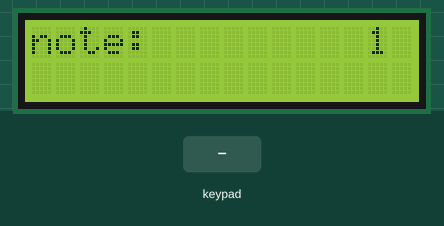
Simulated run of this program. Board: Arduino Nano, built with avr-gcc and run on an emulated ATmega328P. Parts: 16×2 character LCD. Wiring (inferred from the names in the program): 5×5 keypad (labels assumed): rows pin 14, pin 15, pin 16, pin 17, pin 18; columns pin 2, pin 3, pin 4, pin 5, pin 6. The test bench sets the inputs (shaded band). MIDI output is not drawn.

Above: at 2.2 s.
2.3 s: keypad keys 2 3 4 5 6 pressed 0.4 s apart
At 2.5 s:
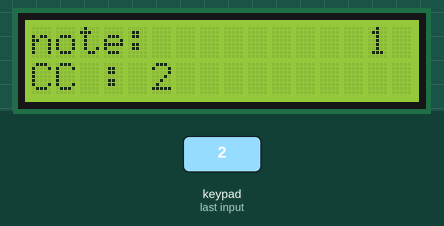
5.8 s: key '2' pressed
At 6.3 s:
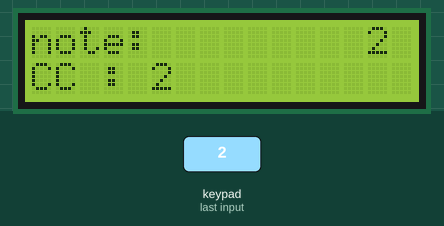
7.3 s: key '3' pressed
At 8.5 s:
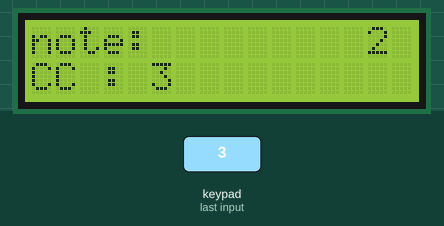
8.8 s: keypad keys 2 3 4 5 6 A pressed 0.4 s apart
At 11.4 s:
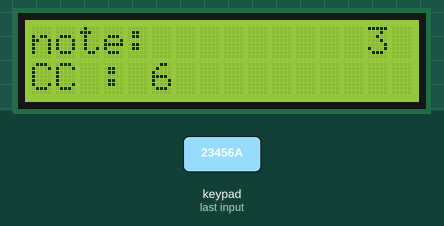
12.7 s: key '1' pressed
At 13.9 s:
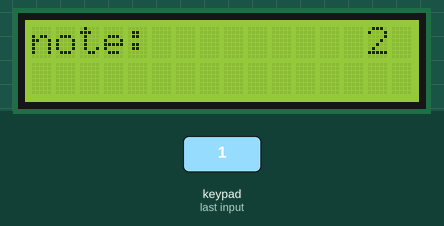
14.2 s: key '4' pressed
At 15.2 s:
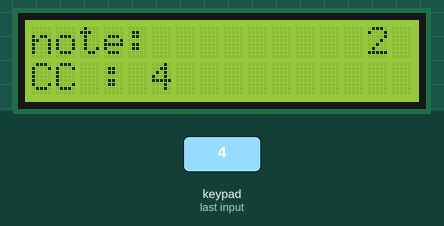
Timing chart, 0 to 16.7 s (numbered marks = the images above; inputs shaded):
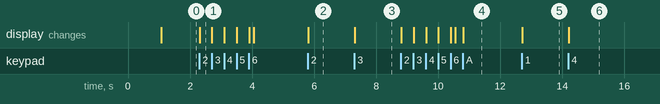

Measured:
- after the input at 2.3 s, the display: changes at once (image 1)
- after the input at 5.8 s, the display: changes at once (image 2)
- after the input at 7.3 s, the display: changes at once (image 3)
- after the input at 8.8 s, the display: first changes at once (image 4 shows a later state)
- after the input at 12.7 s, the display: changes at once (image 5)
- after the input at 14.2 s, the display: changes at once (image 6)

The program:

main.cpp
```cpp
#include <Arduino.h>
#include <LiquidCrystal.h>
#include <MIDI.h>
#include "Clavier.h"
#include "keysDefine.h"
#include "midiMSG.h"

MIDI_CREATE_DEFAULT_INSTANCE();
byte pinX[5]={14,15,16,17,18};
byte pinY[5]={2,3,4,5,6};

LiquidCrystal lcd(12,11,10,9,8,7);
Clavier pad(5,5,pinX,pinY);
byte oldValue=0,currentState=0,notePressed;
bool occuped=false;
byte page=1;
byte valeurSorties[8][5][5]={};
/////////////////////////////////////////
void afficher(byte valeur);
void delRow(bool row);
bool isOccupied();
void incPage();
void decPage();
void updatePageNumber();
void afficherNote(byte note);
void initPadPages();
//////////////////////////////////////////
void setup() {
  //pad.init(valeurSorties);
  //updatePageNumber();
  lcd.begin(16, 2);
  lcd.clear();
  lcd.setCursor(0, 0);
  MIDI.begin(1);
  Serial.begin(115200);
  lcd.clear();
  lcd.setCursor(0,1);
  lcd.clear();
  lcd.setCursor(5, 0);
  lcd.print("hello");
  lcd.setCursor(0, 1);
  lcd.print(" pad controller ");
  delay(1000);
  lcd.clear();
  afficherNote(0);
  initPadPages();
  updatePageNumber();
}
//////////////////////////////////////////
void loop() {
  currentState=pad.saisie();
  delay(2);/// for debouncing
  if(currentState!=oldValue){
    if(currentState!=0){
      notePressed=currentState;
      if(currentState>=10&&!occuped){
        afficherNote(notePressed);
        MIDI.sendNoteOn(notePressed, 127, 1);
        occuped=true;
      }
      else if(currentState<10){
        occuped=false;
        lcd.setCursor(0,1);
        delRow(1);

        switch (currentState) {
          case PAGE_DOWN:
            decPage();
            break;
          case CTRL2:
            MIDI.sendControlChange(14, 127, 0);
            break;
          case CTRL3:
            MIDI.sendControlChange(15,127,0);
            break;
          case CTRL4:
            MIDI.sendControlChange(16, 127, 0);
            break;
          case PAGE_UP:
            incPage();
            break;
          case CTRL6:
            MIDI.sendControlChange(13, 127, 0);
            break;
          case CTRL7:
            MIDI.sendControlChange(12,127,0);
            break;
          case STOP:
            MIDI.sendControlChange(11, 127, 0);
            break;
          case PLAY:
            MIDI.sendControlChange(10, 127, 0);
            break;
          default:
            delRow(1);
            break;
        }
        if(currentState!=PAGE_UP&&currentState!=PAGE_DOWN){
          afficher(currentState);
        }
      }
    }else if(currentState==0&&occuped){
      afficherNote(0);
      MIDI.sendNoteOff(notePressed, 0, 1);
      occuped=false;
    }
    oldValue=currentState;
  }
}


void delRow(bool row){
  for(int i=0;i<16;i++){
    lcd.setCursor(i, row);
    lcd.print(" ");
  }
}

void afficher(byte valeur){
  if(valeur){
    lcd.setCursor(0,1);
    lcd.print("CC : ");
    lcd.print(valeur);
  }else{
      delRow(1);
  }
}

bool isOccupied(){
  return occuped;
}

void incPage(){
  if(page<numOfPages){
    page++;
  }
  updatePageNumber();
}

void decPage(){
  if(page>1){
    page--;
  }
  updatePageNumber();
}

void updatePageNumber(){
  lcd.setCursor(14,0);
  lcd.print(page);
  byte newTab[5][5];
  for(int i=0;i<5;i++){
    for(int j=0;j<5;j++){
      newTab[i][j]=valeurSorties[page-1][i][j];
    }
  }
  pad.init(newTab);
}

void afficherNote(byte note){
  lcd.setCursor(0, 0);
  lcd.print("note: ");
  lcd.setCursor(5,0);
  lcd.print("   ");
  lcd.setCursor(5, 0);
  if(note!=0){
    if(note<100){
      lcd.print(" ");
      lcd.print(note);
    }else{
      lcd.print(note);
    }
  }else{
    lcd.print("   ");
  }
}


void initPadPages(){
  byte fRank[5]={};
    for(byte i=0;i<5;i++){
        fRank[i]=i;
    }
    for(byte i=0,num=10;i<numOfPages;i++){
        for(byte l=0;l<5;l++){
            valeurSorties[i][0][l]=fRank[l]+1;
        }
        for(byte l=1;l<5;l++){
            for(byte c=0;c<4;c++,num++){
                valeurSorties[i][l][c]=num;
            }
            valeurSorties[i][l][4]=l+5;
        }
    }
}
```

pad.cpp
```cpp

```

keysDefine.cpp
```cpp
#include "keysDefine.h"
```

keysDefine.h
```cpp
#include <Arduino.h>
#define numOfPages 7
#define PAGE_DOWN 1
#define CTRL2 2
#define CTRL3 3
#define CTRL4 4
#define PAGE_UP 5
#define CTRL6 6
#define CTRL7 7
#define STOP 8
#define PLAY 9
/*
byte valeurSorties[numOfPages][5][5] ={
  {// scene1  //
    { 1 , 2 , 3 , 4 , 5 },
    { 96, 97, 98, 99, 6 },
    {100,101,102,103, 7 },
    {104,105,106,107, 8 },
    {108,109,110,111, 9 }
  },
  {// scene2  //
    { 1 , 2 , 3 , 4 , 5 },
    {112,113,114,115, 6 },
    {116,117,118,119, 7 },
    {120,121,122,123, 8 },
    {124,125,126,127, 9 }
  },
  {// scene3  //
    { 1 , 2 , 3 , 4 , 5 },
    { 21, 22, 23, 24, 6 },
    { 25, 26, 27, 28, 7 },
    { 29, 30, 31, 32, 8 },
    { 33, 34, 35, 36, 9 }
  },
  {// scene4 //
    { 1 , 2 , 3 , 4 , 5 },
    { 37, 38, 39, 40, 6 },
    { 41, 42, 43, 44, 7 },
    { 45, 46, 47, 48, 8 },
    { 49, 50, 51, 52, 9 }
  }
};
*/
```

midiControls.cpp
```cpp
#include "midiControls.h"
/*
void sendAllNotesOff(){
  for(int i=0;i<16;i++){
    for(int j=0;j<128;j++){
      MIDI.sendNoteOff(j,0,i);
    }
  }
}*/
```

midiControls.h
```cpp
#ifndef midiControls_h
#define midiControls_h
//void sendAllNotesOff();


#endif
```

midiMSG.h
```cpp
#define NOTE_ON "note on "
#define NOTE_OFF "note off "
```
